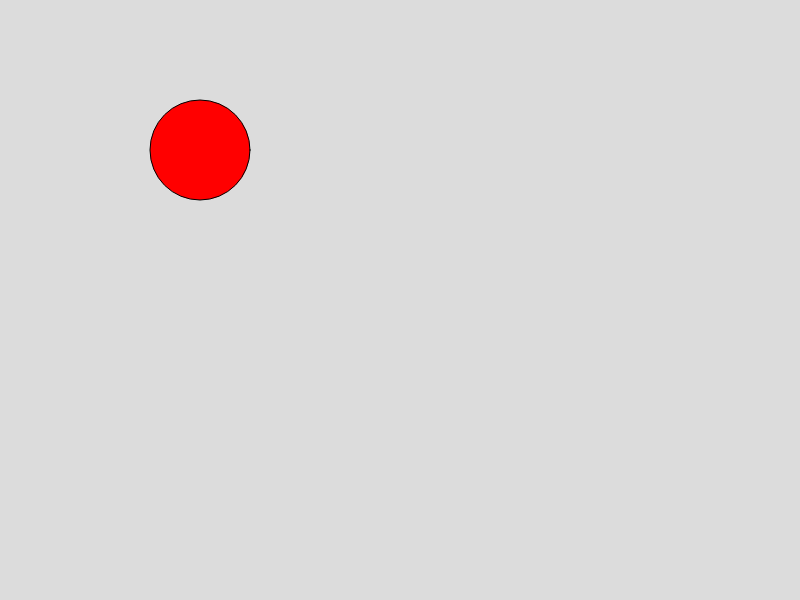
Frame 1 (no input)
Frame 60 (no input): identical to frame 1, image omitted
Frame 120 (the mouse pressed at the canvas centre since frame 60): identical to frame 1, image omitted

The p5.js sketch that drew this single still picture (run headless with seeded random() and noise() and a simulated clock; from frame 60 on, the mouse is pressed at the canvas centre):

// p5.js sketch
// ── sketch.js
    var canvasWidth= 400
    var canvasHeight= 300


function setup() {
    createCanvas(800, 600);
    
}

function draw() {
    background(220);
    fill(255, 0, 0 )
    circle(canvasWidth / 2, canvasHeight / 2, 100)
    
    
}
